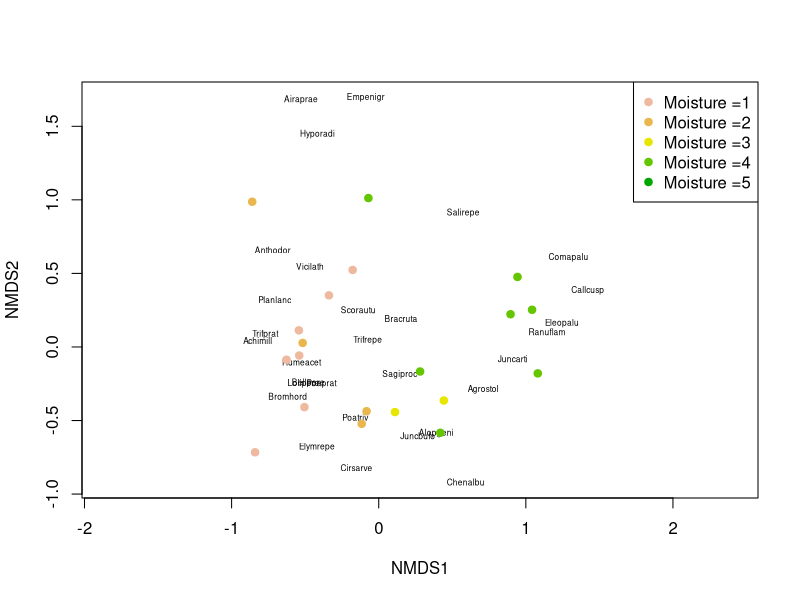
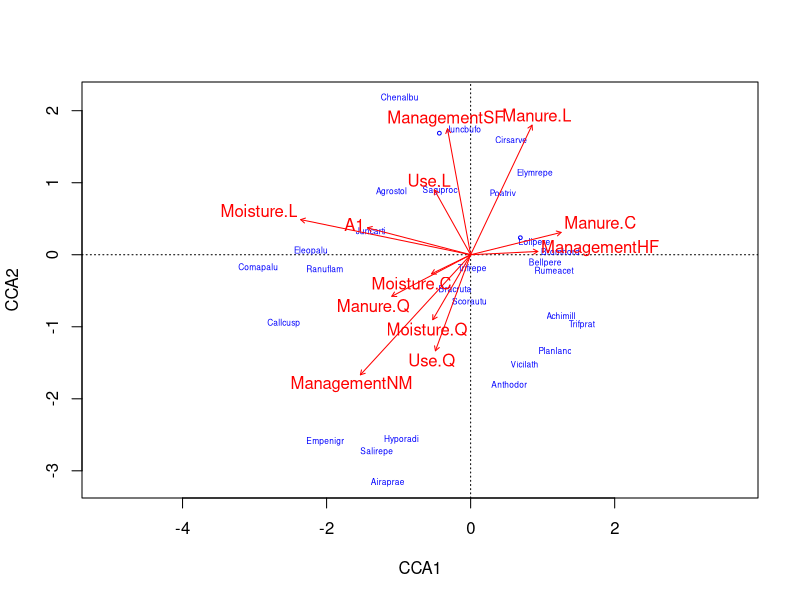

Here is the R script that generated these plots, in order:
## ---- chunk 1
knitr::opts_chunk$set(echo = TRUE)
## ---- chunk 2
library(vegan)
data(dune)
data(dune.env)
## ---- chunk 3
dune_mds = metaMDS(dune)

plot(dune_mds, type='n')
text(dune_mds, 'sp', cex=.5)
# generate vector of colors 
color_vect = rev(terrain.colors(6))[-1]
points(dune_mds, 'sites', pch=19, 
        col=color_vect[dune.env$Moisture])
legend('topright', paste("Moisture =", 1:5, sep=''), 
        col=color_vect, pch=19)
## ---- chunk 4

###build entire model

cca_dune = cca(dune ~ ., data = dune.env)
RsquareAdj(cca_dune, 100)

anova(cca_dune, permutations = 999)

#look at individual explanatory variable within the entire model

anova(cca_dune, by='margin', permutations = 999)

#plot the CCA with all variables

plot(cca_dune, type='n', scaling=1)
orditorp(cca_dune, display='sp', cex=0.5, scaling=1, col='blue')
text(cca_dune, display='bp', col='red')

## ---- chunk 5
cca_dune_moist = cca(dune ~ dune.env$Moisture)
RsquareAdj(cca_dune_moist, 100)

anova(cca_dune_moist, permutations = 999)
## ---- chunk 6
cca_dune_A1 = cca(dune ~ dune.env$A1)
RsquareAdj(cca_dune_A1, 100)

anova(cca_dune_A1, permutations = 999)
## ---- chunk 7
cca_dune_Management = cca(dune ~ dune.env$Management)
RsquareAdj(cca_dune_Management, 100)

anova(cca_dune_Management, permutations = 999)
